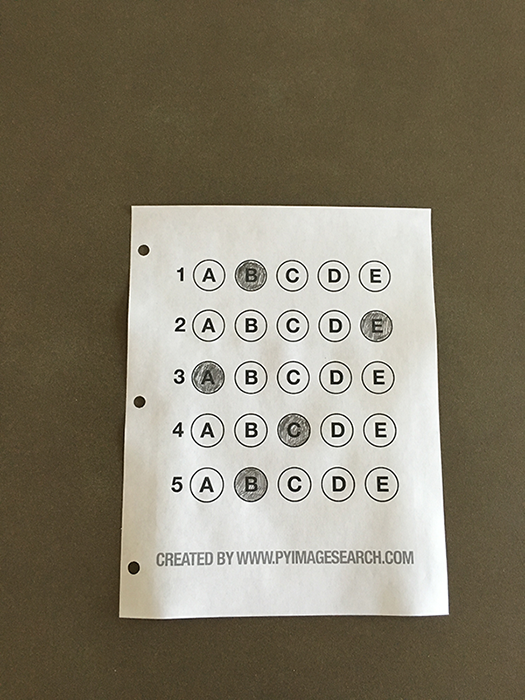
#> input picture omr_test_01.png, 525 x 700 px
$ python 2OpenCV3.py --image omr_test_01.png
#> lines starting #> are read from the running program, lines starting #| are printed output that depends on the picture; after the words box and inside, x2 and y2 are one past the last pixel; in counts of white or black regions, pixels touching at a corner belong together
# Now that we know the basics, let's do an excersise.
# Calculate the number of blocks.

import cv2
import imutils
import argparse


# Build the argument parser
ap = argparse.ArgumentParser()
ap.add_argument("-i", "--image", required=True,
	help="path to input image")
args = vars(ap.parse_args())

# We then use this image to load into cv2
image = cv2.imread(args['image'])
#> image is the input picture: shape (700, 525, 3); mean B, G, R 104.7, 123.2, 130.7
cv2.imshow("Image original", image)


# Convert to BW, which makes it easier for us to do edge detection.
bw = cv2.cvtColor(image, cv2.COLOR_BGR2GRAY)
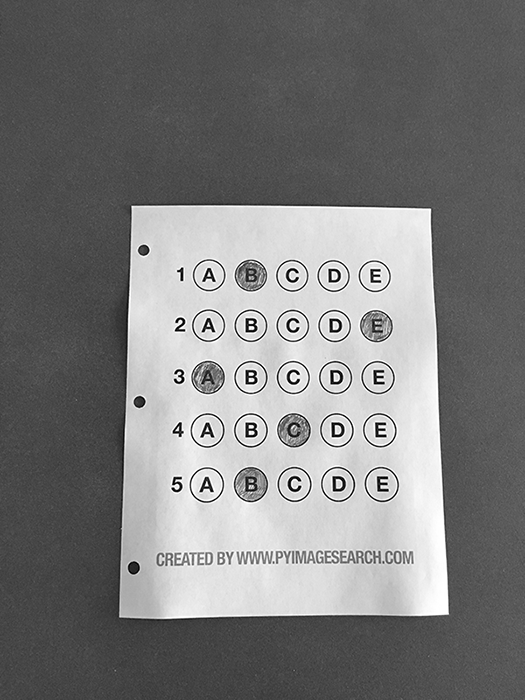
#> bw: shape (700, 525); min 0, max 255, mean 123.4
cv2.imshow("Black and white", bw)

## Canny
# To further enhance this, we use canny, a specific algortm for edge detection.
# We give the image, the minimal value (threshold) and the max.
edged = cv2.Canny(bw, 30, 150)
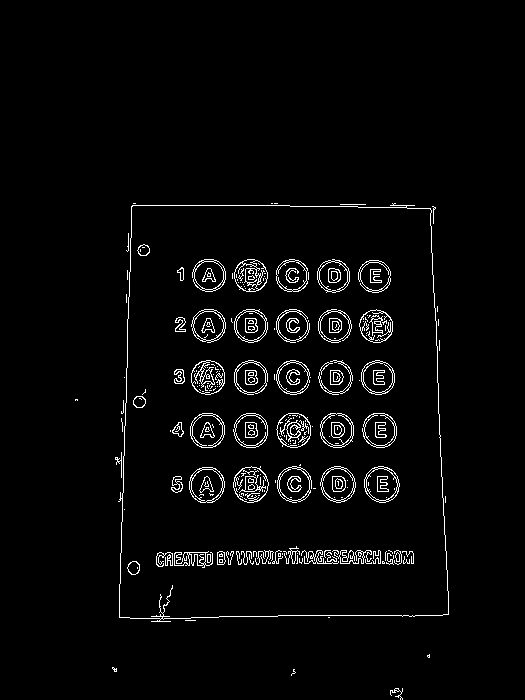
#> edged: shape (700, 525); 3% white in thin lines or dots, all inside (x1, y1, x2, y2) = (75, 203, 449, 700)
cv2.imshow("Edged", edged)


## Thresholding
# Then comes a difficult part, which is a lot of trial and error. Thresholding.
# Thresholding can help us to remove lighter or darker regions and contours of images
thresh = cv2.threshold(bw, 225, 255, cv2.THRESH_BINARY_INV)[1]
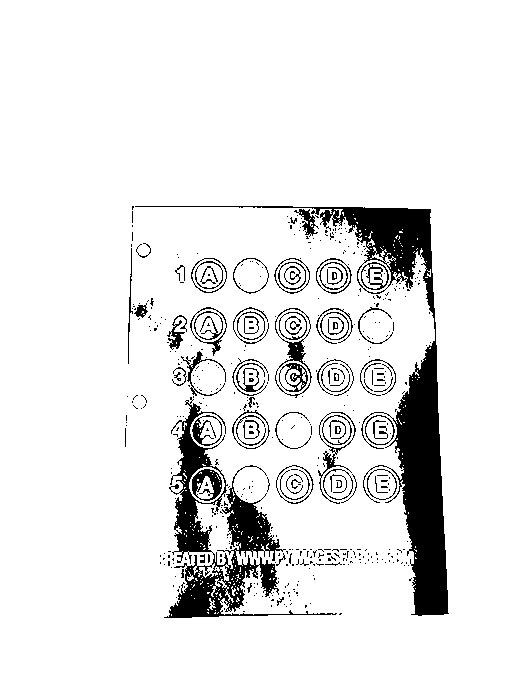
#> thresh: shape (700, 525); 91.1% white; 496 black regions (420 under 20 px)
cv2.imshow("Thresh", thresh)

## Contours
# Now that we have very clear lines, lets see if we can make some lines!
# We first need to find the contours using the built in function. We then loop
# iver them.
cnts = cv2.findContours(thresh.copy(), cv2.RETR_EXTERNAL,
	cv2.CHAIN_APPROX_SIMPLE)
#> cnts = 1 contour; box (x1, y1, x2, y2) and area: (0, 0, 525, 700) 366276
cnts = imutils.grab_contours(cnts)
#> cnts = [[[0, 0], [0, 699], [524, 699], [524, 0]]]
output = image.copy()

for c in cnts:
	# draw each contour on the output image with a 3px thick purple
	# outline, then display the output contours one at a time
	cv2.drawContours(output, [c], -1, (240, 0, 159), 3)
	cv2.imshow("Contours", output)
#> this loop made 1 pass
#> c on pass 1: [[0, 0], [0, 699], [524, 699], [524, 0]]
#> pass 1, `cv2.imshow("Contours", output)`:
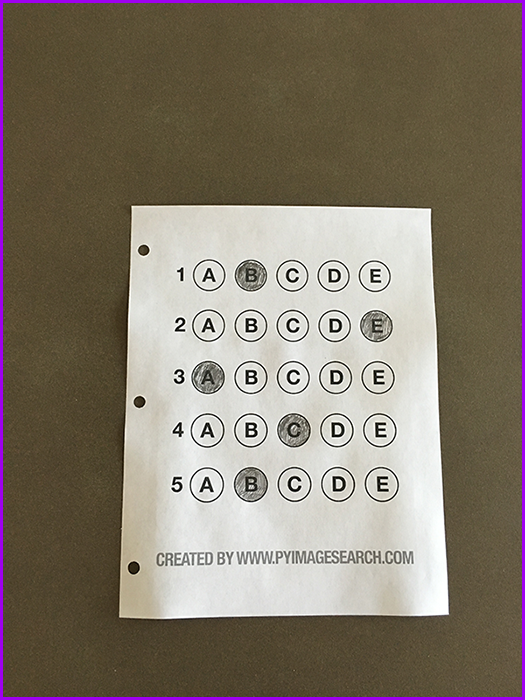
#> window 'Contours': shape (700, 525, 3); mean B, G, R 108.4, 121.6, 132.1

# Based on what we learned earlier, we can now also add some text!
print("we have found {} contours".format(len(cnts)))
#| we have found 1 contours
text = "I found {} objects!".format(len(cnts))
#> text = 'I found 1 objects!'
cv2.putText(output, text, (10, 25),  cv2.FONT_HERSHEY_SIMPLEX, 0.7,
	(240, 0, 159), 2)
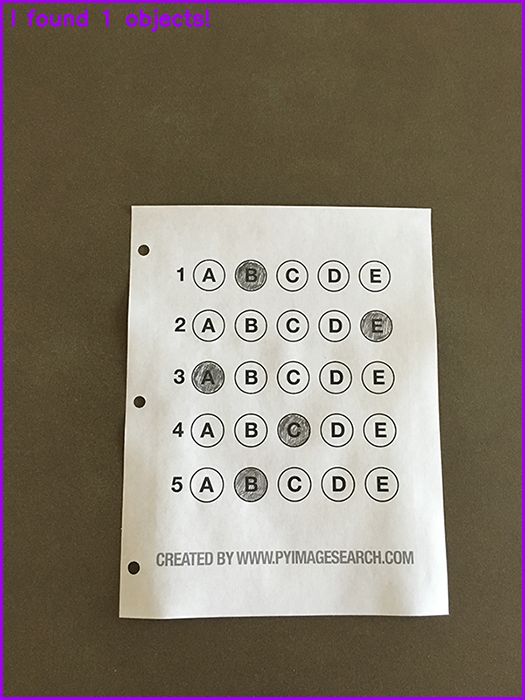
#> output: shape (700, 525, 3); 0.33% of pixels changed, all inside (x1, y1, x2, y2) = (12, 9, 210, 32)
cv2.imshow("Contours", output)

## Erosions and dilations
# to reduce the size of objects at the fregrond, we can erode some pixels.
# Eroding makes them smaller, dilating makes them bigger!
mask = thresh.copy()
mask = cv2.erode(mask, None, iterations=5)
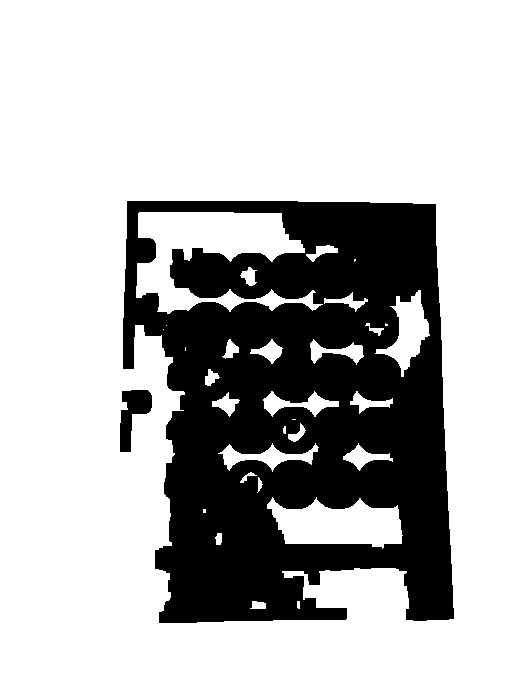
#> mask: shape (700, 525); 73.6% white; 2 black regions, box (x1, y1, x2, y2) and area: (123, 201, 454, 623) 96056, (120, 390, 152, 452) 1075
cv2.imshow("Eroded", mask)

# Dilated
mask = thresh.copy()
mask = cv2.dilate(mask, None, iterations=5)
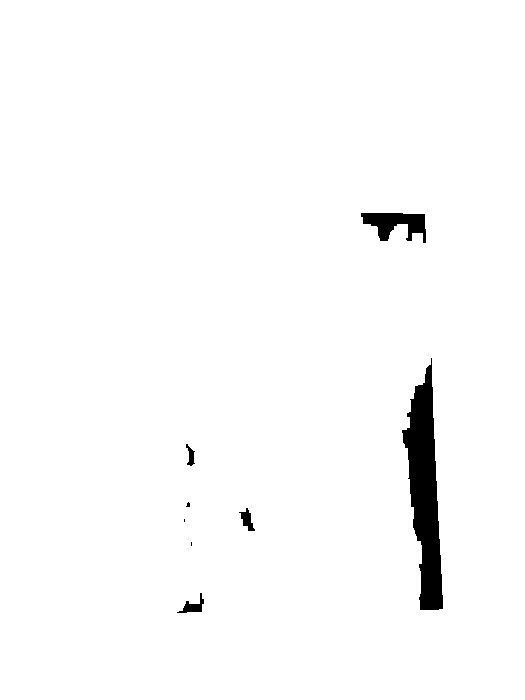
#> mask: shape (700, 525); 98.1% white; 8 black regions (3 under 20 px), largest, box (x1, y1, x2, y2) and area: (402, 358, 443, 610) 5514, (361, 213, 426, 243) 1128, (177, 593, 204, 613) 201, (239, 508, 255, 531) 172, (186, 444, 195, 466) 101
cv2.imshow("Dilated", mask)

cv2.waitKey(0)
